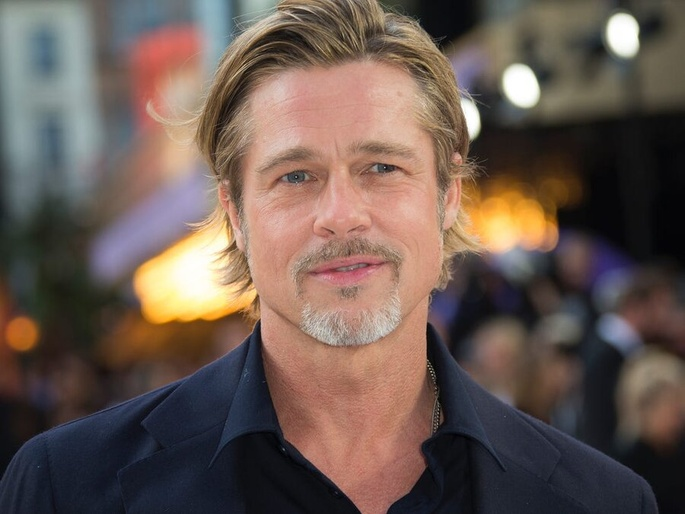
#> input picture Section4/exam/brad.jpg, 685 x 514 px, shrunk from 900 x 675 before the run, given in place of pic3in2.png, which was not available
$ python exam3_4.py
#> lines starting #> are read from the running program, lines starting #| are printed output that depends on the picture; pictures that were not available may be replaced by others from this repository, and a replacement may not be noted
# [35 lines of commented-out code are left out]
import cv2
import numpy as np
import random


def encrypt():
    # img1 and img2 are the
    # two input images
    img1 = cv2.imread('face.jpeg')
    img2 = cv2.imread('cat.png')

    for i in range(img2.shape[0]):
        for j in range(img2.shape[1]):
            for l in range(3):
                # v1 and v2 are 8-bit pixel values
                # of img1 and img2 respectively
                v1 = format(img1[i][j][l], '08b')
                v2 = format(img2[i][j][l], '08b')

                # Taking 4 MSBs of each image
                v3 = v1[:6] + v2[:2]

                img1[i][j][l] = int(v3, 2)

    cv2.imwrite('pic3in2.png', img1)


def decrypt():
    # Encrypted image
    img = cv2.imread('pic3in2.png')
#> img is the input picture: shape (514, 685, 3); mean B, G, R 81.8, 89.7, 106.5
    width = img.shape[0]
#> width = 514
    height = img.shape[1]
#> height = 685

    # img1 and img2 are two blank images
    img1 = np.zeros((width, height, 3), np.uint8)
    img2 = np.zeros((width, height, 3), np.uint8)

    for i in range(width):
        for j in range(height):
            for l in range(3):
                v1 = format(img[i][j][l], '08b')
                v2 = v1[:6] + chr(random.randint(0, 1) + 48) * 6
                v3 = v1[2:] + chr(random.randint(0, 1) + 48) * 2

                # Appending data to img1 and img2
                img1[i][j][l] = int(v2, 2)
                img2[i][j][l] = int(v3, 2)
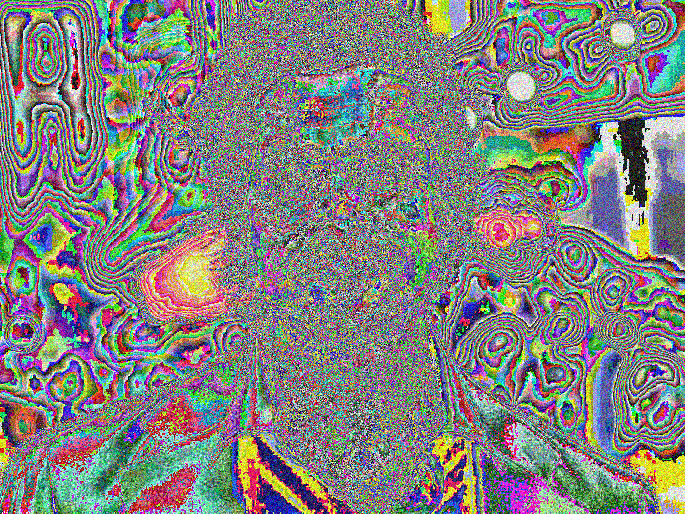
#> img1: shape (514, 685, 3); mean B, G, R 126.5, 129, 130.2
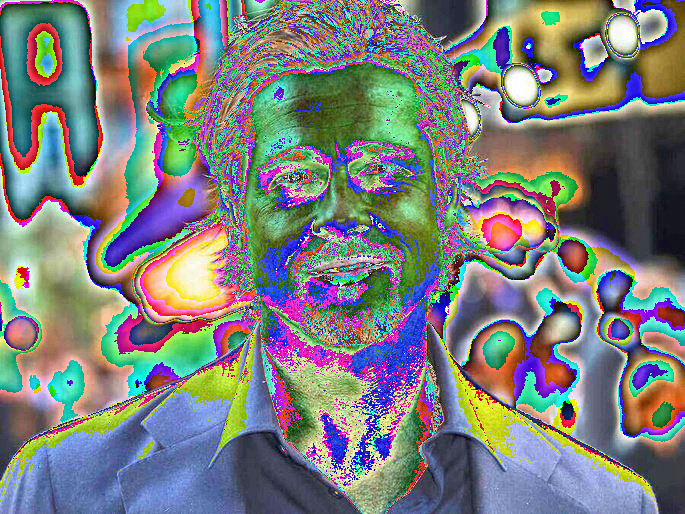
#> img2: shape (514, 685, 3); mean B, G, R 125.5, 127.5, 122.6

    # These are two images produced from
    # the encrypted image
    cv2.imshow('pic2_re.png', img1)
    cv2.imshow('pic3_re.png', img2)
    cv2.waitKey(0)
decrypt()

$ run again, on Section4/exam/mori.jpg
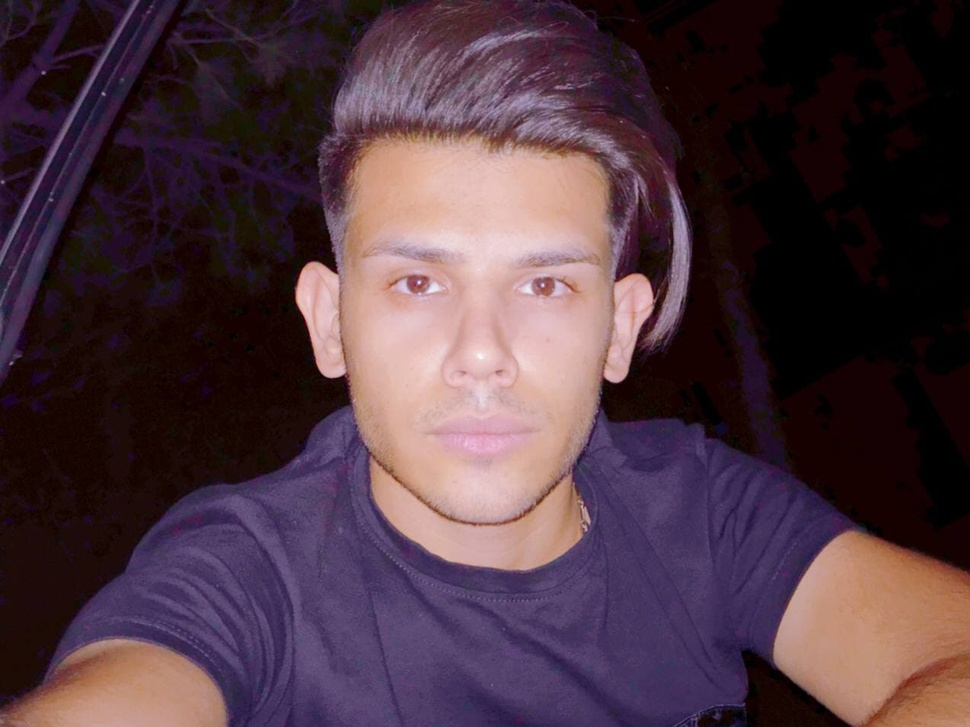
#> input picture Section4/exam/mori.jpg, 970 x 727 px, shrunk from 1274 x 955 before the run, given in place of pic3in2.png, which was not available
#> in decrypt, img is the input picture: shape (727, 970, 3); mean B, G, R 64.3, 54.7, 77.5
#> after the loop in decrypt, `for i in range(width):`:
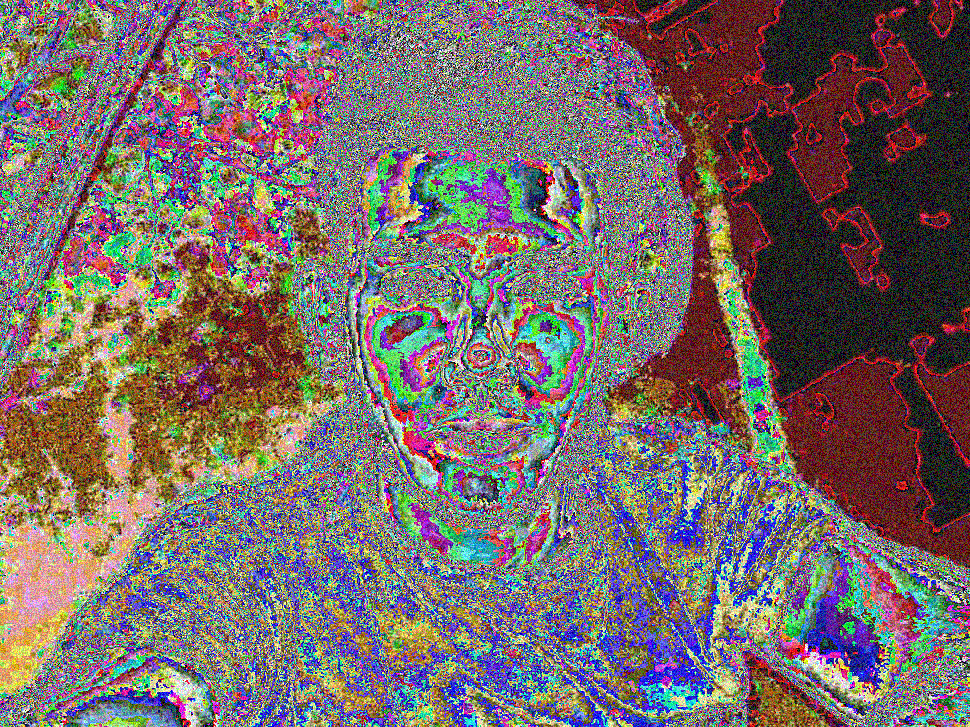
#> img1: shape (727, 970, 3); mean B, G, R 103.5, 105.9, 118.5
#> after the loop in decrypt, `for i in range(width):`:
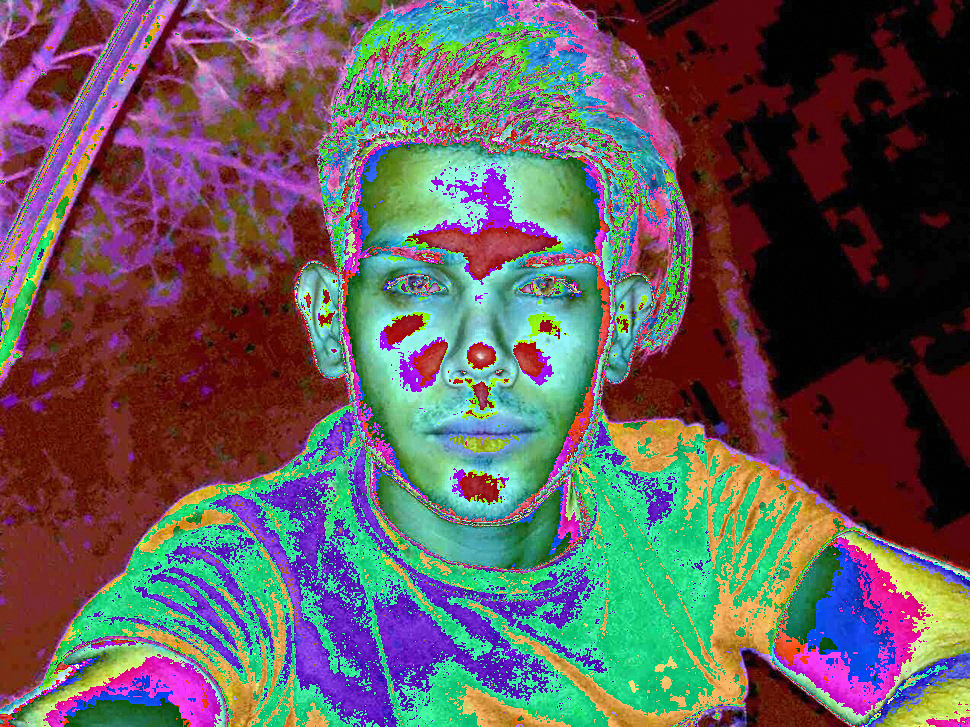
#> img2: shape (727, 970, 3); mean B, G, R 91.5, 90, 98.6

$ run again, on Section4/exam/nicolas.jpg
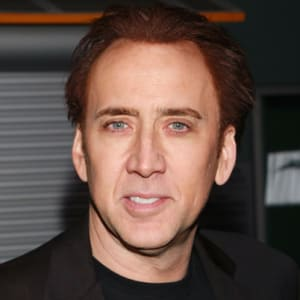
#> input picture Section4/exam/nicolas.jpg, 300 x 300 px, given in place of pic3in2.png, which was not available
#> in decrypt, img is the input picture: shape (300, 300, 3); mean B, G, R 68.3, 76.5, 96.6
#> after the loop in decrypt, `for i in range(width):`:
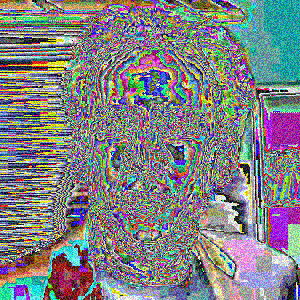
#> img1: shape (300, 300, 3); mean B, G, R 131.8, 129.1, 127.5
#> after the loop in decrypt, `for i in range(width):`:
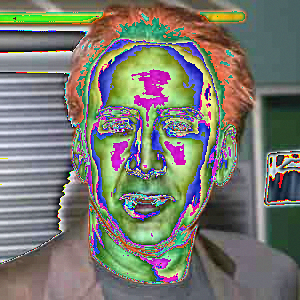
#> img2: shape (300, 300, 3); mean B, G, R 111.9, 121.1, 120.2
